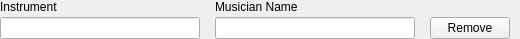
<?xml version="1.0" encoding="UTF-8"?>
<ui version="4.0">
 <class>_artist_row</class>
 <widget class="QWidget" name="_artist_row">
  <property name="geometry">
   <rect>
    <x>0</x>
    <y>0</y>
    <width>520</width>
    <height>39</height>
   </rect>
  </property>
  <property name="windowTitle">
   <string>Form</string>
  </property>
  <layout class="QGridLayout" name="gridLayout" columnstretch="1,1,0,1">
   <property name="leftMargin">
    <number>0</number>
   </property>
   <property name="topMargin">
    <number>0</number>
   </property>
   <property name="rightMargin">
    <number>0</number>
   </property>
   <property name="bottomMargin">
    <number>0</number>
   </property>
   <property name="horizontalSpacing">
    <number>15</number>
   </property>
   <property name="verticalSpacing">
    <number>3</number>
   </property>
   <item row="0" column="0">
    <widget class="QLabel" name="_instrument_caption">
     <property name="text">
      <string>Instrument</string>
     </property>
    </widget>
   </item>
   <item row="1" column="1">
    <widget class="QLineEdit" name="_artist_name">
     <property name="minimumSize">
      <size>
       <width>200</width>
       <height>0</height>
      </size>
     </property>
    </widget>
   </item>
   <item row="1" column="0">
    <widget class="QLineEdit" name="_instrument">
     <property name="minimumSize">
      <size>
       <width>200</width>
       <height>0</height>
      </size>
     </property>
    </widget>
   </item>
   <item row="0" column="1">
    <widget class="QLabel" name="_artist_name_caption">
     <property name="text">
      <string>Musician Name</string>
     </property>
    </widget>
   </item>
   <item row="1" column="2">
    <widget class="QPushButton" name="_remove_artist_button">
     <property name="cursor">
      <cursorShape>PointingHandCursor</cursorShape>
     </property>
     <property name="focusPolicy">
      <enum>Qt::StrongFocus</enum>
     </property>
     <property name="text">
      <string>Remove</string>
     </property>
    </widget>
   </item>
   <item row="1" column="3">
    <spacer name="horizontalSpacer">
     <property name="orientation">
      <enum>Qt::Horizontal</enum>
     </property>
     <property name="sizeHint" stdset="0">
      <size>
       <width>40</width>
       <height>20</height>
      </size>
     </property>
    </spacer>
   </item>
  </layout>
 </widget>
 <resources/>
 <connections/>
</ui>
